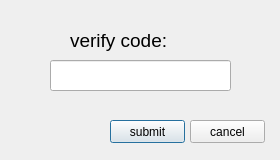
<?xml version="1.0" encoding="UTF-8"?>
<ui version="4.0">
 <class>submitDialog</class>
 <widget class="QDialog" name="submitDialog">
  <property name="geometry">
   <rect>
    <x>0</x>
    <y>0</y>
    <width>280</width>
    <height>160</height>
   </rect>
  </property>
  <property name="minimumSize">
   <size>
    <width>280</width>
    <height>160</height>
   </size>
  </property>
  <property name="maximumSize">
   <size>
    <width>280</width>
    <height>160</height>
   </size>
  </property>
  <property name="windowTitle">
   <string>Verify</string>
  </property>
  <widget class="QPushButton" name="pbSubmit">
   <property name="geometry">
    <rect>
     <x>110</x>
     <y>120</y>
     <width>75</width>
     <height>23</height>
    </rect>
   </property>
   <property name="text">
    <string>submit</string>
   </property>
  </widget>
  <widget class="QPushButton" name="pbCancel">
   <property name="geometry">
    <rect>
     <x>190</x>
     <y>120</y>
     <width>75</width>
     <height>23</height>
    </rect>
   </property>
   <property name="text">
    <string>cancel</string>
   </property>
  </widget>
  <widget class="QLineEdit" name="leVerify">
   <property name="geometry">
    <rect>
     <x>50</x>
     <y>60</y>
     <width>181</width>
     <height>31</height>
    </rect>
   </property>
   <property name="font">
    <font>
     <pointsize>14</pointsize>
    </font>
   </property>
  </widget>
  <widget class="QLabel" name="label">
   <property name="geometry">
    <rect>
     <x>70</x>
     <y>30</y>
     <width>121</width>
     <height>21</height>
    </rect>
   </property>
   <property name="font">
    <font>
     <pointsize>14</pointsize>
    </font>
   </property>
   <property name="text">
    <string>verify code:</string>
   </property>
  </widget>
 </widget>
 <resources/>
 <connections/>
</ui>
